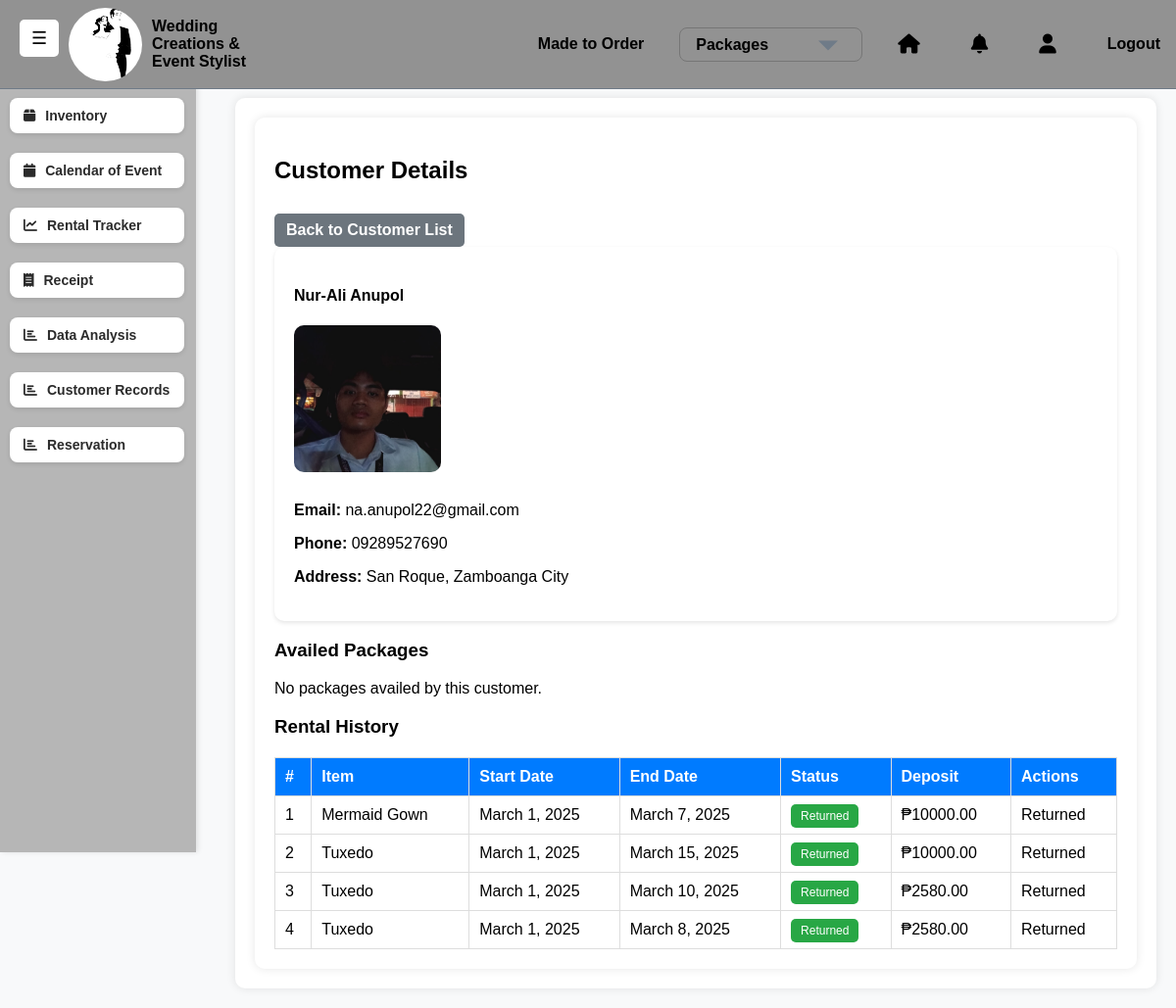
The app's page /customers/1/ (signed in) with its own data.
### saritasapp/models.py (models this page shows, shortened)
class Customer(models.Model):
    first_name = models.CharField(max_length=255)
    last_name = models.CharField(max_length=255)
    email = models.EmailField(unique=True)
    phone = models.CharField(max_length=15, unique=True)
    address = models.TextField(blank=True, null=True)
    created_at = models.DateTimeField(auto_now_add=True)
    image = models.ImageField(upload_to="static/images/", null=True, blank=True)

class Rental(models.Model):
    customer = models.ForeignKey(Customer, on_delete=models.CASCADE)
    user = models.ForeignKey(User, on_delete=models.SET_NULL, null=True, blank=True)
    inventory = models.ForeignKey(Inventory, on_delete=models.CASCADE)
    rental_start = models.DateField()
    rental_end = models.DateField()
    deposit = models.DecimalField(max_digits=10, decimal_places=2, default=10000.00)
    status = models.CharField(max_length=10, choices=[("Rented", "Rented"), ("Returned", "Returned")], default="Rented")

class Inventory(models.Model):
    name = models.CharField(max_length=255)
    category = models.ForeignKey(Category, on_delete=models.CASCADE)
    color = models.CharField(max_length=50, blank=True)
    quantity = models.IntegerField(default=0)
    rental_price = models.DecimalField(max_digits=10, decimal_places=2)
    purchase_price = models.DecimalField(max_digits=10, decimal_places=2, null=True, blank=True)
    available = models.BooleanField(default=True)
    image = models.ImageField(upload_to="static/images/", null=True, blank=True)

### saritasapp/views.py (the view)
# urls.py: path('customers/<int:customer_id>/', views.view_customer, name='view_customer'),
@login_required
def view_customer(request, customer_id):
    customer = get_object_or_404(Customer, id=customer_id)
    rentals = Rental.objects.filter(customer=customer)
    return render(request, 'saritasapp/view_customer.html', {
        'customer': customer,
        'rentals': rentals,
    })

### saritasapp/templates/saritasapp/view_customer.html (shortened to what this page needs)
{% extends "saritasapp/base.html" %}
{% load static %}
{% block content %}
<div class="container">
    <h2>Customer Details</h2>
    <a href="{% url 'saritasapp:customer_list' %}" class="btn btn-secondary mb-3">Back to Customer List</a>
    <div class="card p-3 mb-3">
        <h4>{{ customer.first_name }} {{ customer.last_name }}</h4>
        {% if customer.image %}
            <img src="{{ customer.image.url }}" alt="{{ customer.first_name }}">
        {% else %}
            <img src="{% static 'image/default-placeholder.png' %}" alt="No image available">
        {% endif %}
        <p><strong>Email:</strong> {{ customer.email }}</p>
        <p><strong>Phone:</strong> {{ customer.phone }}</p>
        <p><strong>Address:</strong> {{ customer.address }}</p>
    </div>
    <h3>Availed Packages</h3>
    {% if customer_orders %}
        <table class="table">
            <thead>
                <tr>
                    <th>#</th>
                    <th>Package Name</th>
                    <th>Type</th>
                    <th>Total Price</th>
                    <th>Status</th>
                    <th>Actions</th>
                </tr>
            </thead>
            <tbody>
                {% for order in customer_orders %}
                <tr>
                    <td>{{ forloop.counter }}</td>
                    <td>{{ order.package.name }}</td>
                    <td>{{ order.package.get_package_type_display }}</td>
                    <td>₱{{ order.total_price }}</td>
                    <td>
                        <span class="badge {% if order.status == 'Pending' %}bg-warning{% else %}bg-success{% endif %}">
                            {{ order.status }}
                        </span>
                    </td>
                    <td>
                        <a href="{% url 'saritasapp:order_details' order.id %}" class="btn btn-info btn-sm">View Details</a>
                    </td>
                </tr>
                {% endfor %}
            </tbody>
        </table>
    {% else %}
        <p>No packages availed by this customer.</p>
    {% endif %}
    <h3>Rental History</h3>
    {% if rentals %}
        <table class="table">
            <thead>
                <tr>
                    <th>#</th>
                    <th>Item</th>
                    <th>Start Date</th>
                    <th>End Date</th>
                    <th>Status</th>
                    <th>Deposit</th>
                    <th>Actions</th>
                </tr>
            </thead>
            <tbody>
                {% for rental in rentals %}
                <tr>
                    <td>{{ forloop.counter }}</td>
                    <td>{{ rental.inventory.name }}</td>
                    <td>{{ rental.rental_start }}</td>
                    <td>{{ rental.rental_end }}</td>
                    <td>
                        <span class="badge {% if rental.status == 'Rented' %}bg-warning{% else %}bg-success{% endif %}">
                            {{ rental.status }}
                        </span>
                    </td>
                    <td>₱{{ rental.deposit }}</td>
                    <td>
                        {% if rental.status == 'Rented' %}
                            <a href="{% url 'saritasapp:return_rental' rental.id %}" class="btn btn-success btn-sm">Mark as Returned</a>
                        {% else %}
                            <span class="text-muted">Returned</span>
                        {% endif %}
                    </td>
                </tr>
                {% endfor %}
            </tbody>
        </table>
    {% else %}
        <p>No rentals found for this customer.</p>
    {% endif %}
</div>
{% endblock %}

### static/css/mainbase.css (style rules this page uses)
body { margin: 0; padding: 0; font-family: Arial, sans-serif; background-color: white; }
a { display: block; color: rgb(43, 43, 43); padding: 12px; text-align: center; border-radius: 5px; font-size: 16px; font-weight: bold; text-decoration: none; transition: background 0.3s ease; }

### saritasapp/templates/saritasapp/view_customer.html (style rules this page uses)
body { font-family: Arial, sans-serif; background-color: #f8f9fa; margin: 0; padding: 20px; }
.container { max-width: 1000px; margin: auto; background: white; padding: 20px; border-radius: 10px; box-shadow: 0 0 10px rgba(0, 0, 0, 0.1); }
.card { background: #ffffff; border-radius: 10px; padding: 20px; box-shadow: 0 2px 4px rgba(0, 0, 0, 0.1); }
.card img { width: 150px; height: 150px; object-fit: cover; border-radius: 10px; margin-bottom: 10px; }
.table { width: 100%; border-collapse: collapse; margin-top: 20px; background: white; }
.table th, .table td { border: 1px solid #ddd; padding: 10px; text-align: left; }
.table th { background-color: #007bff; color: white; }
.badge { padding: 5px 10px; border-radius: 5px; font-size: 12px; }
.bg-success { background-color: #28a745; color: white; }
.btn { display: inline-block; padding: 8px 12px; text-decoration: none; border-radius: 5px; text-align: center; cursor: pointer; margin-top: 10px; }
.btn-secondary { background-color: #6c757d; color: white; }

### records on screen
Customer: first_name "Nur-Ali", last_name "Anupol", image (picture), email "na.anupol22@gmail.com", phone "09289527690", address "San Roque, Zamboanga City"
Rental: inventory.name "Mermaid Gown", rental_start "March 1, 2025", rental_end "March 7, 2025", status "Returned", deposit "10000.00"
Rental: inventory.name "Tuxedo", rental_start "March 1, 2025", rental_end "March 15, 2025", status "Returned", deposit "10000.00"
Rental: inventory.name "Tuxedo", rental_start "March 1, 2025", rental_end "March 10, 2025", status "Returned", deposit "2580.00"
Rental: inventory.name "Tuxedo", rental_start "March 1, 2025", rental_end "March 8, 2025", status "Returned", deposit "2580.00"
